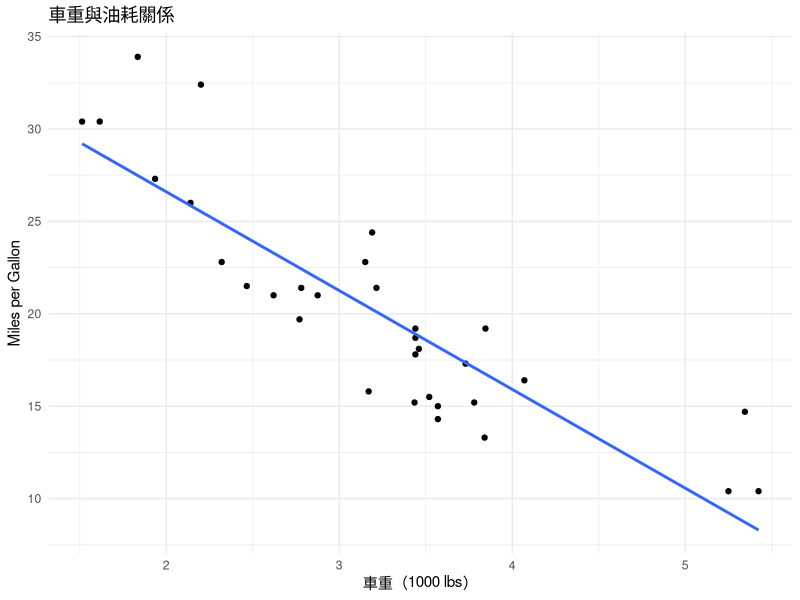

R code for this plot: (Note: this script raises an error after producing the figure.)
## ---- chunk 1
# file     : hands_on_r_04_statistics_notebook.Rmd
# title    : R入門實作班
# subtitle : 5.可重現報告與專題實作（Capstone）
# author   : Ming-Chang Lee
# date     : 2026.09.06
# YouTube  : https://www.youtube.com/@alan9956
# RWEPA    : http://rwepa.blogspot.tw/
# GitHub   : https://github.com/rwepa
# Email    : alan9956@gmail.com
## ---- chunk 2
summary(cars)
## ---- chunk 3
mean(mtcars$mpg)
## ---- chunk 4
library(ggplot2)
ggplot(mtcars, aes(x = wt, y = mpg)) +
  geom_point() +
  geom_smooth(method = "lm",  formula = 'y ~ x', se = FALSE) +
  labs(
    title = "車重與油耗關係",
    x = "車重（1000 lbs）",
    y = "Miles per Gallon"
  ) +
  theme_minimal()
## ---- chunk 5
library(knitr)
library(tidyverse)
aq <- airquality %>%
  mutate(
    Date = as.Date(sprintf("1973-%02d-%02d", Month, Day)),
    Ozone_Level = case_when(
      is.na(Ozone) ~ "Missing",
      Ozone >= params$ozone_threshold ~ "High",
      TRUE ~ "Normal"
    )
  )

head(aq)
## ---- chunk 6
aq %>%
  filter(!is.na(Ozone)) %>%
  count(Ozone_Level) %>%
  mutate(Percentage = round(n / sum(n) * 100, 1)) %>%
  kable(
    col.names = c("Ozone 分組", "筆數", "百分比 (%)"),
    caption = "依參數門檻值建立的 Ozone 分組"
  )
## ---- chunk 7
analysis_data <- airquality %>%
  filter(!is.na(Ozone), !is.na(Temp)) %>%
  mutate(
    Month = factor(Month),
    High_Ozone = Ozone >= params$ozone_threshold
  )

monthly_summary <- analysis_data %>%
  group_by(Month) %>%
  summarise(
    Days = n(),
    Avg_Ozone = mean(Ozone),
    Avg_Temp = mean(Temp),
    High_Ozone_Days = sum(High_Ozone),
    .groups = "drop"
  )

monthly_summary %>%
  kable(digits = 1, caption = "月份指標摘要")
## ---- chunk 8
ggplot(monthly_summary, aes(x = Month, y = Avg_Ozone, group = 1)) +
  geom_line() +
  geom_point(size = 3) +
  labs(
    title = "各月份平均 Ozone",
    x = "月份",
    y = "平均 Ozone"
  ) +
  theme_minimal()
## ---- chunk 9
ggplot(analysis_data, aes(x = Temp, y = Ozone)) +
  geom_point(alpha = 0.65) +
  geom_smooth(method = "lm", formula = 'y ~ x', se = FALSE) +
  labs(
    title = "溫度與 Ozone 關係",
    subtitle = "使用線性趨勢線觀察整體關係",
    x = "Temperature",
    y = "Ozone"
  ) +
  theme_minimal()
